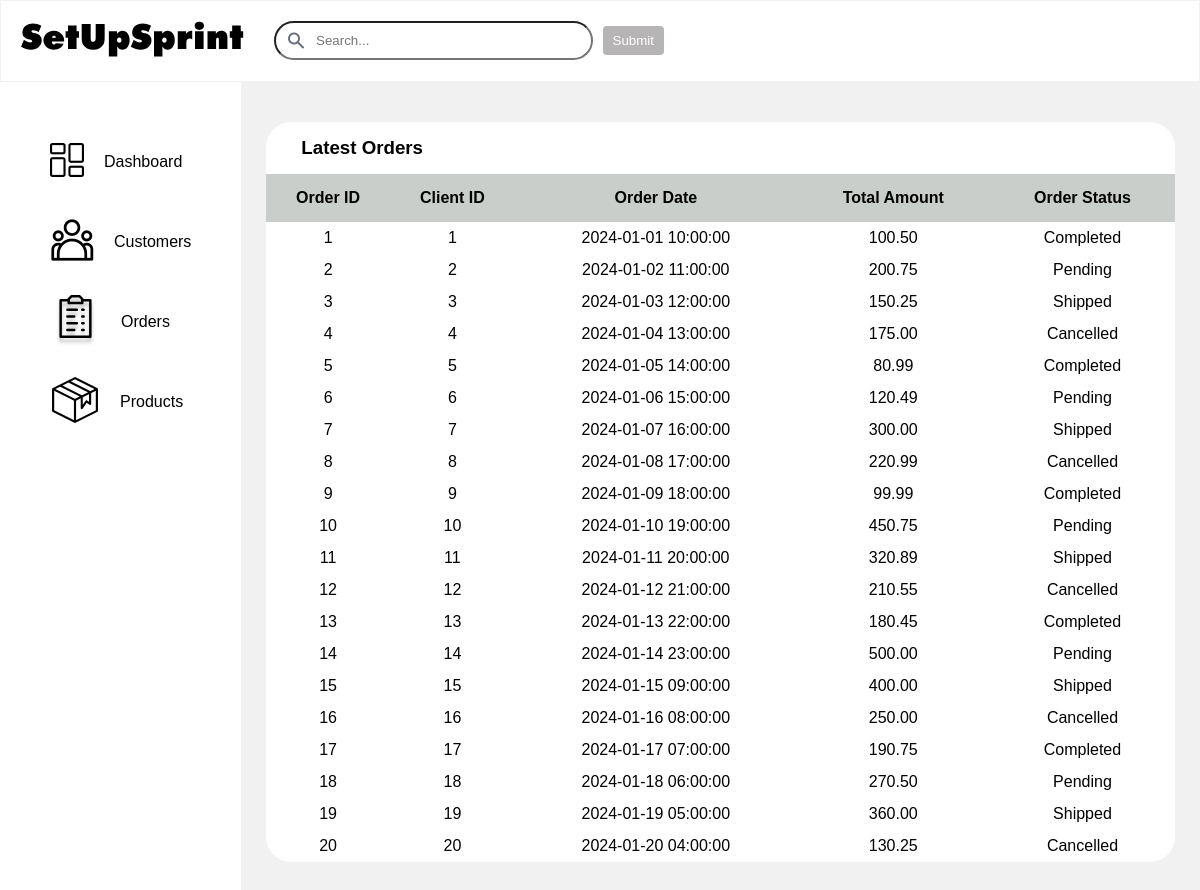
/admin/adminOrders.php, run on an earlier commit of the app's database.
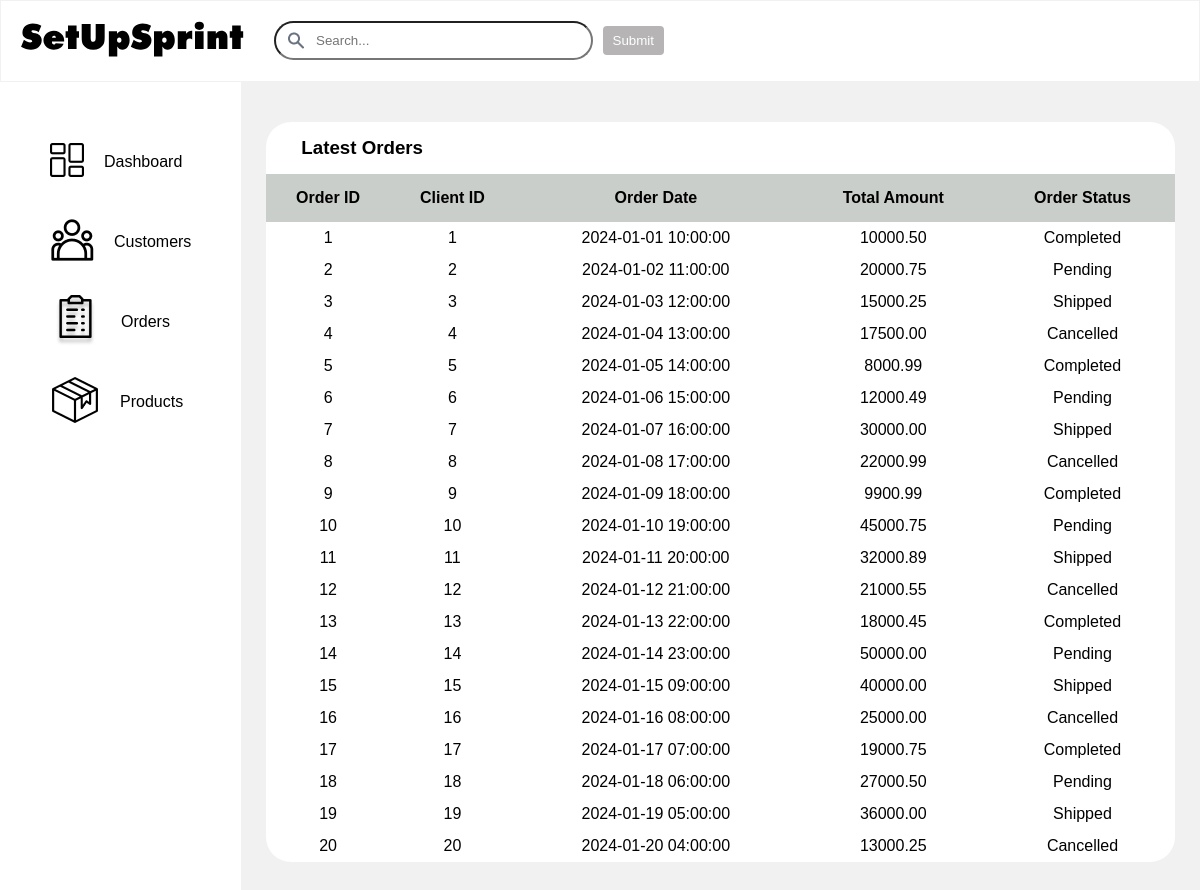
And on a later commit of the database.
### tables this page shows
CREATE TABLE orders (
  OrderID int(11) NOT NULL AUTO_INCREMENT,
  ClientID int(11),
  OrderDate timestamp NOT NULL DEFAULT current_timestamp() ON UPDATE current_timestamp(),
  TotalAmount decimal(10,2),
  OrderStatus varchar(20),
  PRIMARY KEY (OrderID),
  KEY ClientID (ClientID),
  CONSTRAINT orders_ibfk_1 FOREIGN KEY (ClientID) REFERENCES clients (ClientID)
);

### admin/adminOrders.php (the view, shortened to what this page needs)
<?php
include_once 'db_connect.php';
function getAllOrders($conn) {
    $sql = "SELECT * FROM orders";
    $result = $conn->query($sql);
    if ($result->num_rows > 0) {
        return $result->fetch_all(MYSQLI_ASSOC);
    } else {
        return [];
    }
}
$orders = getAllOrders($conn);
?>
<!DOCTYPE html>
<html lang="en">
<head>
    <link rel="stylesheet" href="admin.css">
</head>
<body>
    <nav>
        <div>
            <img src="../assets/images/SetUpSprint.svg" class="logo" alt="Logo">
        </div>
        <div style="flex-basis: auto;">
            <form class="search-form">
                <input type="text" class="search-input" placeholder="Search...">
                <button type="submit" class="submit-btn">Submit</button>
            </form>
        </div>
    </nav>
    <div class="mpage">
        <div class="lfttable">
            <div class="tablrow">
                <div class="tablecol"> <img src="../assets/images/dashboard.png" > </div>
                <div class="tablecol"> <a href="./adminDashboard.php"> Dashboard </a> </div>
            </div>
            <div class="tablrow">
                <div class="tablecol"> <img src="../assets/images/costumers.png" > </div>
                <div class="tablecol"> <a href="adminCustomers.php"> Customers </a> </div>
            </div>
            <div class="tablrow">
                <div class="tablecol"> <img src="../assets/images/orders.png" > </div>
                <div class="tablecol"> <a href="./adminOrders.php"> Orders </a> </div>
            </div>
            <div class="tablrow">
                <div class="tablecol"> <img src="../assets/images/products.png" > </div>
                <div class="tablecol"> <a href="./adminProducts.php"> Products </a> </div>
            </div>
        </div>
        <div class="rgtcontent2">
            <div class="ttbl4">
                <h3>Latest Orders</h3>
                <table class="tbl4">
                    <tr>
                        <th>Order ID</th>
                        <th>Client ID</th>
                        <th>Order Date</th>
                        <th>Total Amount</th>
                        <th>Order Status</th>
                    </tr>
                    <?php foreach ($orders as $order) { ?>
                        <tr>
                            <td><?php echo $order['OrderID']; ?></td>
                            <td><?php echo $order['ClientID']; ?></td>
                            <td><?php echo $order['OrderDate']; ?></td>
                            <td><?php echo $order['TotalAmount']; ?></td>
                            <td><?php echo $order['OrderStatus']; ?></td>
                        </tr>
                    <?php } ?>
                </table>
            </div>
        </div>
    </div>
</body>
</html>

What changed in the data, as far as the page shows it:
changed orders id 1: TotalAmount "100.50" → "10000.50"
changed orders id 2: TotalAmount "200.75" → "20000.75"
changed orders id 3: TotalAmount "150.25" → "15000.25"
changed orders id 4: TotalAmount "175.00" → "17500.00"
changed orders id 5: TotalAmount "80.99" → "8000.99"
changed orders id 6: TotalAmount "120.49" → "12000.49"
changed orders id 7: TotalAmount "300.00" → "30000.00"
changed orders id 8: TotalAmount "220.99" → "22000.99"
changed orders id 9: TotalAmount "99.99" → "9900.99"
changed orders id 10: TotalAmount "450.75" → "45000.75"
changed orders id 11: TotalAmount "320.89" → "32000.89"
changed orders id 12: TotalAmount "210.55" → "21000.55"
changed orders id 13: TotalAmount "180.45" → "18000.45"
changed orders id 14: TotalAmount "500.00" → "50000.00"
changed orders id 15: TotalAmount "400.00" → "40000.00"
changed orders id 16: TotalAmount "250.00" → "25000.00"
changed orders id 17: TotalAmount "190.75" → "19000.75"
changed orders id 18: TotalAmount "270.50" → "27000.50"
changed orders id 19: TotalAmount "360.00" → "36000.00"
changed orders id 20: TotalAmount "130.25" → "13000.25"
